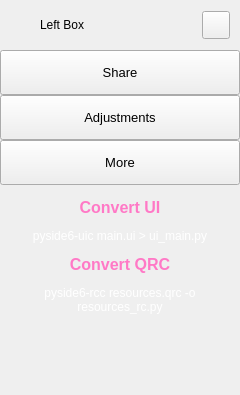
        <widget class="QFrame" name="extraLeftBox">
         <property name="minimumSize">
          <size>
           <width>0</width>
           <height>0</height>
          </size>
         </property>
         <property name="maximumSize">
          <size>
           <width>0</width>
           <height>16777215</height>
          </size>
         </property>
         <property name="frameShape">
          <enum>QFrame::NoFrame</enum>
         </property>
         <property name="frameShadow">
          <enum>QFrame::Raised</enum>
         </property>
         <layout class="QVBoxLayout" name="extraColumLayout">
          <property name="spacing">
           <number>0</number>
          </property>
          <property name="leftMargin">
           <number>0</number>
          </property>
          <property name="topMargin">
           <number>0</number>
          </property>
          <property name="rightMargin">
           <number>0</number>
          </property>
          <property name="bottomMargin">
           <number>0</number>
          </property>
          <item>
           <widget class="QFrame" name="extraTopBg">
            <property name="minimumSize">
             <size>
              <width>0</width>
              <height>50</height>
             </size>
            </property>
            <property name="maximumSize">
             <size>
              <width>16777215</width>
              <height>50</height>
             </size>
            </property>
            <property name="frameShape">
             <enum>QFrame::NoFrame</enum>
            </property>
            <property name="frameShadow">
             <enum>QFrame::Raised</enum>
            </property>
            <layout class="QVBoxLayout" name="verticalLayout_5">
             <property name="spacing">
              <number>0</number>
             </property>
             <property name="leftMargin">
              <number>0</number>
             </property>
             <property name="topMargin">
              <number>0</number>
             </property>
             <property name="rightMargin">
              <number>0</number>
             </property>
             <property name="bottomMargin">
              <number>0</number>
             </property>
             <item>
              <layout class="QGridLayout" name="extraTopLayout">
               <property name="leftMargin">
                <number>10</number>
               </property>
               <property name="rightMargin">
                <number>10</number>
               </property>
               <property name="horizontalSpacing">
                <number>10</number>
               </property>
               <property name="verticalSpacing">
                <number>0</number>
               </property>
               <item row="0" column="0">
                <widget class="QFrame" name="extraIcon">
                 <property name="minimumSize">
                  <size>
                   <width>20</width>
                   <height>0</height>
                  </size>
                 </property>
                 <property name="maximumSize">
                  <size>
                   <width>20</width>
                   <height>20</height>
                  </size>
                 </property>
                 <property name="frameShape">
                  <enum>QFrame::NoFrame</enum>
                 </property>
                 <property name="frameShadow">
                  <enum>QFrame::Raised</enum>
                 </property>
                </widget>
               </item>
               <item row="0" column="1">
                <widget class="QLabel" name="extraLabel">
                 <property name="minimumSize">
                  <size>
                   <width>150</width>
                   <height>0</height>
                  </size>
                 </property>
                 <property name="text">
                  <string>Left Box</string>
                 </property>
                </widget>
               </item>
               <item row="0" column="2">
                <widget class="QPushButton" name="extraCloseColumnBtn">
                 <property name="minimumSize">
                  <size>
                   <width>28</width>
                   <height>28</height>
                  </size>
                 </property>
                 <property name="maximumSize">
                  <size>
                   <width>28</width>
                   <height>28</height>
                  </size>
                 </property>
                 <property name="cursor">
                  <cursorShape>PointingHandCursor</cursorShape>
                 </property>
                 <property name="toolTip">
                  <string>Close left box</string>
                 </property>
                 <property name="text">
                  <string/>
                 </property>
                 <property name="icon">
                  <iconset resource="resources.qrc">
                   <normaloff>:/icons/images/icons/icon_close.png</normaloff>:/icons/images/icons/icon_close.png</iconset>
                 </property>
                 <property name="iconSize">
                  <size>
                   <width>20</width>
                   <height>20</height>
                  </size>
                 </property>
                </widget>
               </item>
              </layout>
             </item>
            </layout>
           </widget>
          </item>
          <item>
           <widget class="QFrame" name="extraContent">
            <property name="frameShape">
             <enum>QFrame::NoFrame</enum>
            </property>
            <property name="frameShadow">
             <enum>QFrame::Raised</enum>
            </property>
            <layout class="QVBoxLayout" name="verticalLayout_12">
             <property name="spacing">
              <number>0</number>
             </property>
             <property name="leftMargin">
              <number>0</number>
             </property>
             <property name="topMargin">
              <number>0</number>
             </property>
             <property name="rightMargin">
              <number>0</number>
             </property>
             <property name="bottomMargin">
              <number>0</number>
             </property>
             <item alignment="Qt::AlignTop">
              <widget class="QFrame" name="extraTopMenu">
               <property name="frameShape">
                <enum>QFrame::NoFrame</enum>
               </property>
               <property name="frameShadow">
                <enum>QFrame::Raised</enum>
               </property>
               <layout class="QVBoxLayout" name="verticalLayout_11">
                <property name="spacing">
                 <number>0</number>
                </property>
                <property name="leftMargin">
                 <number>0</number>
                </property>
                <property name="topMargin">
                 <number>0</number>
                </property>
                <property name="rightMargin">
                 <number>0</number>
                </property>
                <property name="bottomMargin">
                 <number>0</number>
                </property>
                <item>
                 <widget class="QPushButton" name="btn_share">
                  <property name="sizePolicy">
                   <sizepolicy hsizetype="Expanding" vsizetype="Fixed">
                    <horstretch>0</horstretch>
                    <verstretch>0</verstretch>
                   </sizepolicy>
                  </property>
                  <property name="minimumSize">
                   <size>
                    <width>0</width>
                    <height>45</height>
                   </size>
                  </property>
                  <property name="font">
                   <font>
                    <family>Segoe UI</family>
                    <pointsize>10</pointsize>
                    <italic>false</italic>
                    <bold>false</bold>
                   </font>
                  </property>
                  <property name="cursor">
                   <cursorShape>PointingHandCursor</cursorShape>
                  </property>
                  <property name="layoutDirection">
                   <enum>Qt::LeftToRight</enum>
                  </property>
                  <property name="styleSheet">
                   <string notr="true">background-image: url(:/icons/images/icons/cil-share-boxed.png);</string>
                  </property>
                  <property name="text">
                   <string>Share</string>
                  </property>
                 </widget>
                </item>
                <item>
                 <widget class="QPushButton" name="btn_adjustments">
                  <property name="sizePolicy">
                   <sizepolicy hsizetype="Expanding" vsizetype="Fixed">
                    <horstretch>0</horstretch>
                    <verstretch>0</verstretch>
                   </sizepolicy>
                  </property>
                  <property name="minimumSize">
                   <size>
                    <width>0</width>
                    <height>45</height>
                   </size>
                  </property>
                  <property name="font">
                   <font>
                    <family>Segoe UI</family>
                    <pointsize>10</pointsize>
                    <italic>false</italic>
                    <bold>false</bold>
                   </font>
                  </property>
                  <property name="cursor">
                   <cursorShape>PointingHandCursor</cursorShape>
                  </property>
                  <property name="layoutDirection">
                   <enum>Qt::LeftToRight</enum>
                  </property>
                  <property name="styleSheet">
                   <string notr="true">background-image: url(:/icons/images/icons/cil-equalizer.png);</string>
                  </property>
                  <property name="text">
                   <string>Adjustments</string>
                  </property>
                 </widget>
                </item>
                <item>
                 <widget class="QPushButton" name="btn_more">
                  <property name="sizePolicy">
                   <sizepolicy hsizetype="Expanding" vsizetype="Fixed">
                    <horstretch>0</horstretch>
                    <verstretch>0</verstretch>
                   </sizepolicy>
                  </property>
                  <property name="minimumSize">
                   <size>
                    <width>0</width>
                    <height>45</height>
                   </size>
                  </property>
                  <property name="font">
                   <font>
                    <family>Segoe UI</family>
                    <pointsize>10</pointsize>
                    <italic>false</italic>
                    <bold>false</bold>
                   </font>
                  </property>
                  <property name="cursor">
                   <cursorShape>PointingHandCursor</cursorShape>
                  </property>
                  <property name="layoutDirection">
                   <enum>Qt::LeftToRight</enum>
                  </property>
                  <property name="styleSheet">
                   <string notr="true">background-image: url(:/icons/images/icons/cil-layers.png);</string>
                  </property>
                  <property name="text">
                   <string>More</string>
                  </property>
                 </widget>
                </item>
               </layout>
              </widget>
             </item>
             <item>
              <widget class="QFrame" name="extraCenter">
               <property name="frameShape">
                <enum>QFrame::NoFrame</enum>
               </property>
               <property name="frameShadow">
                <enum>QFrame::Raised</enum>
               </property>
               <layout class="QVBoxLayout" name="verticalLayout_10">
                <item>
                 <widget class="QTextEdit" name="textEdit">
                  <property name="minimumSize">
                   <size>
                    <width>222</width>
                    <height>0</height>
                   </size>
                  </property>
                  <property name="styleSheet">
                   <string notr="true">background: transparent;</string>
                  </property>
                  <property name="frameShape">
                   <enum>QFrame::NoFrame</enum>
                  </property>
                  <property name="readOnly">
                   <bool>true</bool>
                  </property>
                  <property name="html">
                   <string>&lt;!DOCTYPE HTML PUBLIC &quot;-//W3C//DTD HTML 4.0//EN&quot; &quot;http://www.w3.org/TR/REC-html40/strict.dtd&quot;&gt;
&lt;html&gt;&lt;head&gt;&lt;meta name=&quot;qrichtext&quot; content=&quot;1&quot; /&gt;&lt;meta charset=&quot;utf-8&quot; /&gt;&lt;style type=&quot;text/css&quot;&gt;
p, li { white-space: pre-wrap; }
hr { height: 1px; border-width: 0; }
li.unchecked::marker { content: &quot;\2610&quot;; }
li.checked::marker { content: &quot;\2612&quot;; }
&lt;/style&gt;&lt;/head&gt;&lt;body style=&quot; font-family:'Segoe UI'; font-size:10pt; font-weight:400; font-style:normal;&quot;&gt;
&lt;p align=&quot;center&quot; style=&quot; margin-top:12px; margin-bottom:12px; margin-left:0px; margin-right:0px; -qt-block-indent:0; text-indent:0px;&quot;&gt;&lt;span style=&quot; font-size:12pt; font-weight:600; color:#ff79c6;&quot;&gt;Convert UI&lt;/span&gt;&lt;/p&gt;
&lt;p align=&quot;center&quot; style=&quot; margin-top:12px; margin-bottom:12px; margin-left:0px; margin-right:0px; -qt-block-indent:0; text-indent:0px;&quot;&gt;&lt;span style=&quot; font-size:9pt; color:#ffffff;&quot;&gt;pyside6-uic main.ui &amp;gt; ui_main.py&lt;/span&gt;&lt;/p&gt;
&lt;p align=&quot;center&quot; style=&quot; margin-top:12px; margin-bottom:12px; margin-left:0px; margin-right:0px; -qt-block-indent:0; text-indent:0px;&quot;&gt;&lt;span style=&quot; font-size:12pt; font-weight:600; color:#ff79c6;&quot;&gt;Convert QRC&lt;/span&gt;&lt;/p&gt;
&lt;p align=&quot;center&quot; style=&quot; margin-top:12px; margin-bottom:12px; margin-left:0px; margin-right:0px; -qt-block-indent:0; text-indent:0px;&quot;&gt;&lt;span style=&quot; font-size:9pt; color:#ffffff;&quot;&gt;pyside6-rcc resources.qrc -o resources_rc.py&lt;/span&gt;&lt;/p&gt;&lt;/body&gt;&lt;/html&gt;</string>
                  </property>
                 </widget>
                </item>
               </layout>
              </widget>
             </item>
             <item>
              <widget class="QFrame" name="extraBottom">
               <property name="frameShape">
                <enum>QFrame::NoFrame</enum>
               </property>
               <property name="frameShadow">
                <enum>QFrame::Raised</enum>
               </property>
              </widget>
             </item>
            </layout>
           </widget>
          </item>
         </layout>
        </widget>
